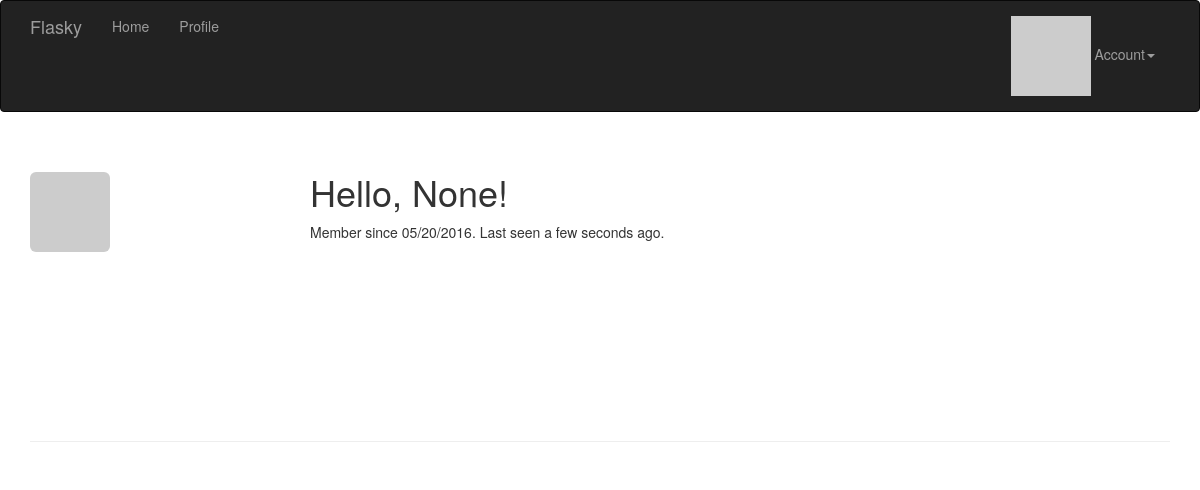
The page /user/luke (signed in) on the database as committed earlier.
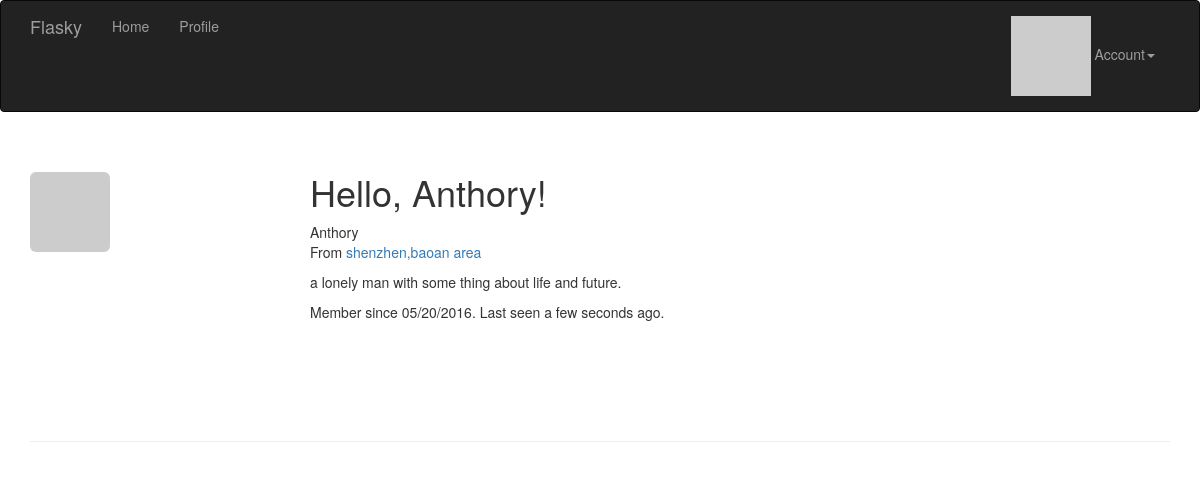
The same page on the database as committed later.
### app/models.py (models this page shows, shortened)
class User(UserMixin, db.Model):
    __tablename__ = 'users'
    id = db.Column(db.Integer, primary_key=True)
    email = db.Column(db.String(64), unique=True, index=True)
    username = db.Column(db.String(64), unique=True, index=True)
    role_id = db.Column(db.Integer, db.ForeignKey('roles.id'))
    password_hash = db.Column(db.String(128))
    confirmed = db.Column(db.Boolean, default=False)
    name = db.Column(db.String(64))
    location = db.Column(db.String(64))
    about_me = db.Column(db.Text())
    member_since = db.Column(db.DateTime(), default=datetime.utcnow)
    last_seen = db.Column(db.DateTime(), default=datetime.utcnow)
    avatar_hash = db.Column(db.String(32))
    posts = db.relationship('Post', backref='author', lazy='dynamic')
    @property
    def password(self):
        raise AttributeError('password is not a readable attribute')
    def can(self, perssions):
        return self.role is not None and \
            (self.role.perssions & perssions) == perssions
    def is_administrator(self):
        return self.can(Perssion.ADMINISTER)
    def ping(self):
        self.last_seen = datetime.utcnow()
        db.session.add(self)
    def gravatar(self, size=256, default="identicon", rating="g"):
        if request.is_secure:
            url = 'https://secure.gravatar.com/avatar'
        else:
            url = 'http://www.gravatar.com/avatar'
        hash = self.avatar_hash or hashlib.md5(
                self.email.encode('utf-8')).hexdigest()
        return '{url}/{hash}?s={size}&d={default}&r={rating}'.format(
                url=url, hash=hash, size=size, default=default, rating=rating)

### app/main/views.py (the view)
@main.route('/user/<username>')
def user(username):
    user = User.query.filter_by(username=username).first()
    if user is None:
        abort(404)
    return render_template('user.html', user=user)

### app/auth/views.py (called while the page is built)
@auth.before_app_request
def before_request():
    if current_user.is_authenticated:
        current_user.ping()
        if not current_user.confirmed \
               and request.endpoint[:5] != 'auth.' \
               and request.endpoint != 'static':
            return redirect(url_for('auth.unconfirmed'))

### app/main/__init__.py (called while the page is built)
@main.app_context_processor
def inject_perssions():
    return dict(Perssion=Perssion)

### app/models.py (called while the page is built)
@login_manager.user_loader
def load_user(user_id):
    return User.query.get(int(user_id))

### app/templates/user.html (shortened to what this page needs)
{% extends "base.html" %}
{% block page_content %}
<div class="page-header">
  <img class="img-rounded profile-thumbnail" src="{{ user.gravatar(size=256) }}">
  <div class="profile-header">
    <h1>Hello, {{ user.name }}!</h1>
    {% if user.name or user.location %}
    <p>
      {% if user.name %}
        {{ user.name }}
      {% endif %}
      <br >
      {% if user.location %}
         From <a href="http://maps.baidu.com/?q={{ user.username }}">{{ user.location }}</a>
      {% endif %}
    </p>
    {% endif %}
    {% if user.about_me %}<p>{{ user.about_me }}</p>{% endif %}
    <p>
      Member since {{ moment(user.member_since).format('L') }}.
      Last seen {{ moment(user.last_seen).fromNow() }}.
    </p>
  </div>
</div>
{% endblock %}

### app/templates/base.html (shortened to what this page needs)
{% extends "bootstrap/base.html" %}
{% block head %}
{{ super() }}
<link rel="stylesheet" href="{{ url_for('static', filename='css/styles.css') }}" type="text/css">
{% endblock %}
{% block navbar %}
<div class="navbar navbar-inverse" role="navigation">
  <div class="container">
    <div class="navbar-header">
      <a class="navbar-brand" href="/">Flasky</a>
    </div>
    <div class="navbar-collapse collapse">
      <ul class="nav navbar-nav">
	    <li><a href="/">Home</a></li>
        {% if current_user.is_authenticated %}
        <li>
          <a href="{{ url_for('main.user', username=current_user.username) }}">
             Profile
          </a>
        </li>
        {% endif %}
      </ul>
      <ul class="nav navbar-nav navbar-right">
	  {% if current_user.is_authenticated %}
      <li class="dropdown">
        <a href="#" class="dropdown-toggle" data-toggle="dropdown">
           <img src="{{ current_user.gravatar(size=18) }}">
           Account<b class="caret"></b></a>
	  {% else %}
	  <li><a href="{{ url_for('auth.login') }}">Log In</a></li>
	  {% endif %}
    </div>
  </div>
</div>
{% endblock %}
{% block content %}
<div class="container">
  {% block page_content %}{% endblock %}
</div>
{% endblock %}

### app/static/css/styles.css (style rules this page uses)
.profile-thumbnail { position: absolute; }
.profile-header { min-height: 260px; margin-left: 280px; }

Rows that differ between the two databases and show on the page:
changed User "a few seconds ago": name "None" → "Anthory"; name (not shown) → "Anthory"; location (not shown) → "shenzhen,baoan area"; about_me (not shown) → "a lonely man with some thing about life and future."
Other text that changed with them:
text now shown: "From"
